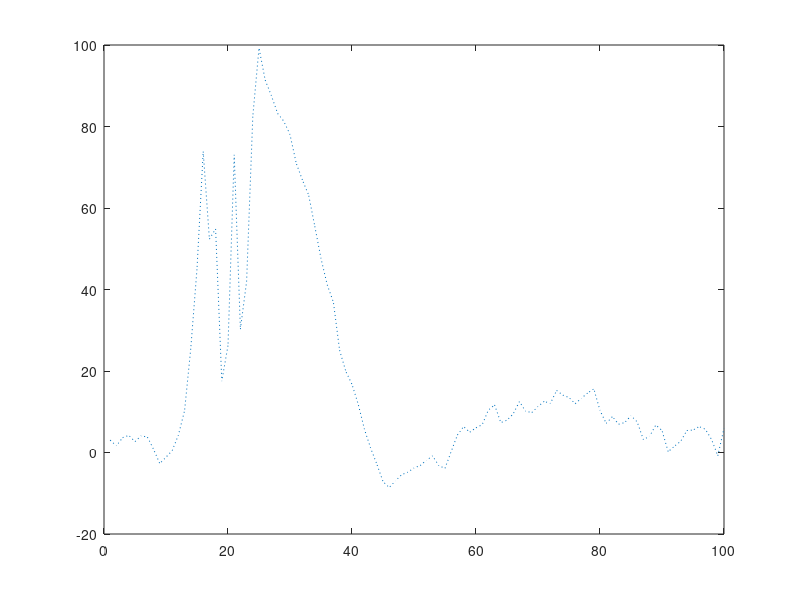

Source code (MATLAB): (Note: this script raises an error after producing the figure.)
clear all;
close all;
load baseline_new_data.mat;
%load may7DogPheny.mat;

vels_at_a_dist = PWVData.velocity_matrix(:,79);

figure;
plot(vels_at_a_dist, ':');

t=-1;
%absolute maximum
[C max_ind]=max(vels_at_a_dist);

start_index = 1;

Data = vels_at_a_dist(start_index:max_ind);

%get all maximas
[M, mi]=peakdet(Data);

% the last element of M will be the maximum. We need to consider only that
% set of elements that are after the last local peak which is less than 20%
% of absolute peak.
for i=length(M)-1:-1:1
    if (M(i)<(0.2*M(length(M))))
        start_index=double(mi(i));
        break;
    end
end

useful_vels_ind = start_index:max_ind;
useful_vels = vels_at_a_dist(useful_vels_ind);


D = diff(useful_vels);

[C I] = max(D);
max_diff_index = I;

if(C<0)
    return;
end


jump_points = [C I];

next_higher_ind = I + 1;
next_lower_ind = I -1;


for i=1:3
    
    if (next_lower_ind>=1)& (next_higher_ind<=length(D))
        if((D(next_higher_ind)>D(next_lower_ind)) & (D(next_higher_ind)>0))
            jump_points = [jump_points; D(next_higher_ind), next_higher_ind];
            next_higher_ind = next_higher_ind + 1;
            next_lower_ind = next_lower_ind;
        elseif ((D(next_higher_ind)<D(next_lower_ind)) & (D(next_lower_ind)>0))
            jump_points = [jump_points; D(next_lower_ind), next_lower_ind];
            next_higher_ind = next_higher_ind;
            next_lower_ind = next_lower_ind - 1;
        end
    elseif (next_lower_ind<1)& (next_higher_ind<=length(D))
            jump_points = [jump_points; D(next_higher_ind), next_higher_ind];
            next_higher_ind = next_higher_ind + 1;
            next_lower_ind = next_lower_ind;            
    elseif ((next_higher_ind>length(D)) & (next_lower_ind>=1))
            jump_points = [jump_points; D(next_lower_ind), next_lower_ind];
            next_higher_ind = next_higher_ind;
            next_lower_ind = next_lower_ind - 1;
                
    end
    
end

diff_indices = sort(jump_points(:,2));

% change in logic
% if 3 or 4 points were selected and if all points are on left of maxima,
% then check for the point immediately right of maxima. If it is negative,
% we ignore the curve. Else, we take the point to right.
% If instead, the points are all on right of maxima, and the point on left
% is negative, we take the maxima as the point. Else take the point to
% left.
if(max_diff_index == max(diff_indices) )
    if (length(D)>max_diff_index) & (D(max_diff_index+1)<0)
        return;
    elseif (length(D)>max_diff_index)
        diff_indices = min(diff_indices):max(diff_indices)+1;
    end
    
elseif (max_diff_index == min(diff_indices) )
    if ((1<max_diff_index) & (D(max_diff_index-1)<0))|(1==max_diff_index)
        t=start_index-1 + max_diff_index;
        return;
    elseif (1<max_diff_index)
        diff_indices = min(diff_indices)-1:max(diff_indices);
    end           
       
end

max_jump_indices = double(min(diff_indices):max(diff_indices)+1);
max_jump_indices_in_original_plot = start_index - 1 + max_jump_indices;



figure;
plot(useful_vels_ind,useful_vels);
figure;
plot(max_jump_indices_in_original_plot, vels_at_a_dist(max_jump_indices_in_original_plot));

 
diff_indices = max_jump_indices_in_original_plot;
diff_indices(1)=[]; % note that when we take difference, its size is one less. We can either remove the last or first element. Here we remove the first.
D = diff(vels_at_a_dist(max_jump_indices_in_original_plot)); % this is FIRST DIFFERENCE

% Henceforth, we will work only with D and diff_indices
switch length(D)
  case {1 ,2}
    [C I]=max(D);
    t = diff_indices(I);
  otherwise
    p=polyfit(double(diff_indices'), D, 2);
    
    x=-10:0.1:20;
    y=p(1)*(x.^2)+p(2)*x+p(3);
    figure; plot(x,y);
    
    k = polyder(p);
    t = -k(2)/k(1);
end




